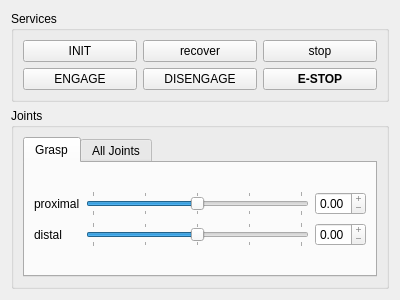
<?xml version="1.0" encoding="UTF-8"?>
<ui version="4.0">
 <class>SchunkUI</class>
 <widget class="QWidget" name="SchunkUI">
  <property name="geometry">
   <rect>
    <x>0</x>
    <y>0</y>
    <width>400</width>
    <height>300</height>
   </rect>
  </property>
  <property name="windowTitle">
   <string>Form</string>
  </property>
  <layout class="QVBoxLayout" name="verticalLayout_7">
   <item>
    <widget class="QGroupBox" name="group_services">
     <property name="title">
      <string>Services</string>
     </property>
     <layout class="QGridLayout" name="gridLayout_7">
      <item row="1" column="0">
       <widget class="QPushButton" name="button_engage">
        <property name="text">
         <string>ENGAGE</string>
        </property>
       </widget>
      </item>
      <item row="0" column="2">
       <widget class="QPushButton" name="button_stop">
        <property name="text">
         <string>stop</string>
        </property>
       </widget>
      </item>
      <item row="1" column="1">
       <widget class="QPushButton" name="button_disengage">
        <property name="text">
         <string>DISENGAGE</string>
        </property>
       </widget>
      </item>
      <item row="0" column="0">
       <widget class="QPushButton" name="button_init">
        <property name="text">
         <string>INIT</string>
        </property>
       </widget>
      </item>
      <item row="0" column="1">
       <widget class="QPushButton" name="button_recover">
        <property name="text">
         <string>recover</string>
        </property>
       </widget>
      </item>
      <item row="1" column="2">
       <widget class="QPushButton" name="button_estop">
        <property name="font">
         <font>
          <weight>75</weight>
          <bold>true</bold>
         </font>
        </property>
        <property name="text">
         <string>E-STOP</string>
        </property>
       </widget>
      </item>
     </layout>
    </widget>
   </item>
   <item>
    <widget class="QGroupBox" name="group_joints">
     <property name="title">
      <string>Joints</string>
     </property>
     <layout class="QVBoxLayout" name="verticalLayout_12">
      <item>
       <widget class="QTabWidget" name="tabWidget">
        <property name="currentIndex">
         <number>0</number>
        </property>
        <widget class="QWidget" name="tab_grasp">
         <attribute name="title">
          <string>Grasp</string>
         </attribute>
         <layout class="QVBoxLayout" name="verticalLayout_9">
          <item>
           <layout class="QGridLayout" name="grasp_layout">
            <item row="0" column="0">
             <widget class="QLabel" name="proximal">
              <property name="text">
               <string>proximal</string>
              </property>
             </widget>
            </item>
            <item row="1" column="2">
             <widget class="QDoubleSpinBox" name="distal_spinbox">
              <property name="readOnly">
               <bool>true</bool>
              </property>
              <property name="buttonSymbols">
               <enum>QAbstractSpinBox::PlusMinus</enum>
              </property>
              <property name="maximum">
               <double>1.000000000000000</double>
              </property>
              <property name="singleStep">
               <double>0.020000000000000</double>
              </property>
             </widget>
            </item>
            <item row="1" column="0">
             <widget class="QLabel" name="distal">
              <property name="text">
               <string>distal</string>
              </property>
             </widget>
            </item>
            <item row="1" column="1">
             <widget class="QSlider" name="distal_slider">
              <property name="maximum">
               <number>1000</number>
              </property>
              <property name="singleStep">
               <number>10</number>
              </property>
              <property name="pageStep">
               <number>100</number>
              </property>
              <property name="value">
               <number>500</number>
              </property>
              <property name="orientation">
               <enum>Qt::Horizontal</enum>
              </property>
              <property name="tickPosition">
               <enum>QSlider::TicksBothSides</enum>
              </property>
              <property name="tickInterval">
               <number>250</number>
              </property>
             </widget>
            </item>
            <item row="0" column="2">
             <widget class="QDoubleSpinBox" name="proximal_spinbox">
              <property name="readOnly">
               <bool>true</bool>
              </property>
              <property name="buttonSymbols">
               <enum>QAbstractSpinBox::PlusMinus</enum>
              </property>
              <property name="maximum">
               <double>1.000000000000000</double>
              </property>
              <property name="singleStep">
               <double>0.020000000000000</double>
              </property>
             </widget>
            </item>
            <item row="0" column="1">
             <widget class="QSlider" name="proximal_slider">
              <property name="maximum">
               <number>1000</number>
              </property>
              <property name="singleStep">
               <number>10</number>
              </property>
              <property name="pageStep">
               <number>100</number>
              </property>
              <property name="value">
               <number>500</number>
              </property>
              <property name="orientation">
               <enum>Qt::Horizontal</enum>
              </property>
              <property name="tickPosition">
               <enum>QSlider::TicksBothSides</enum>
              </property>
              <property name="tickInterval">
               <number>250</number>
              </property>
             </widget>
            </item>
           </layout>
          </item>
         </layout>
        </widget>
        <widget class="QWidget" name="tab_all">
         <attribute name="title">
          <string>All Joints</string>
         </attribute>
         <layout class="QVBoxLayout" name="verticalLayout_11">
          <item>
           <widget class="QLabel" name="label">
            <property name="text">
             <string>not implemented</string>
            </property>
           </widget>
          </item>
         </layout>
        </widget>
       </widget>
      </item>
     </layout>
    </widget>
   </item>
  </layout>
 </widget>
 <resources/>
 <connections/>
</ui>
